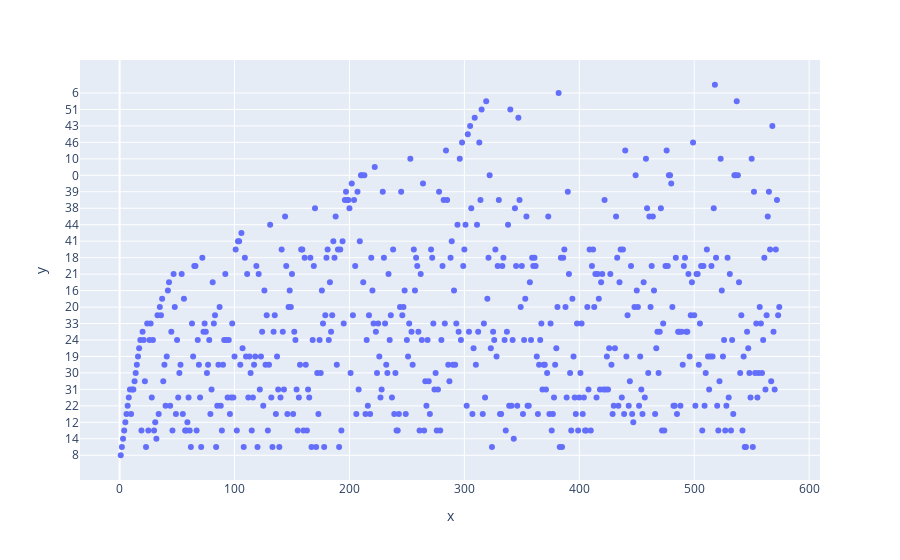

Notebook code cell kept with this figure:
### Code cell
import plotly.express as px
fig = px.scatter(x=df_lbj['game_nb'],y=df_lbj['points'])
fig.show()

### Figure 1 — Plotly figure (JSON) as saved in the notebook; plotly's stock layout.template omitted (floating-point values rounded to 4 significant figures; data arrays with more than 128 entries replaced by an {"elided": "..."} marker saying what was removed)
{"data": [{"hovertemplate": "x=%{x}<br>y=%{y}<extra></extra>", "legendgroup": "", "marker": {"color": "#636efa", "symbol": "circle"}, "mode": "markers", "name": "", "orientation": "h", "showlegend": false, "x": {"elided": "574 int values"}, "xaxis": "x", "y": {"elided": "574 str values"}, "yaxis": "y", "type": "scatter"}], "layout": {"xaxis": {"anchor": "y", "domain": [0, 1], "title": {"text": "x"}}, "yaxis": {"anchor": "x", "domain": [0, 1], "title": {"text": "y"}}, "legend": {"tracegroupgap": 0}, "margin": {"t": 60}}}
